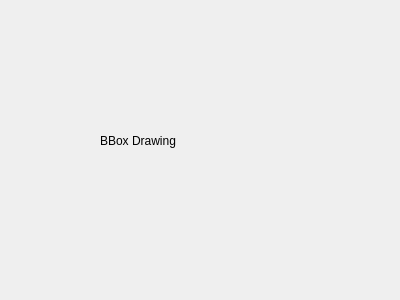
<?xml version="1.0" encoding="UTF-8"?>
<ui version="4.0">
 <class>Dialog_BboxDraw</class>
 <widget class="QDialog" name="Dialog_BboxDraw">
  <property name="geometry">
   <rect>
    <x>0</x>
    <y>0</y>
    <width>400</width>
    <height>300</height>
   </rect>
  </property>
  <property name="windowTitle">
   <string>Bounding Box Drawing</string>
  </property>
  <widget class="QLabel" name="label">
   <property name="geometry">
    <rect>
     <x>100</x>
     <y>90</y>
     <width>171</width>
     <height>101</height>
    </rect>
   </property>
   <property name="text">
    <string>BBox Drawing</string>
   </property>
  </widget>
 </widget>
 <resources/>
 <connections/>
</ui>
